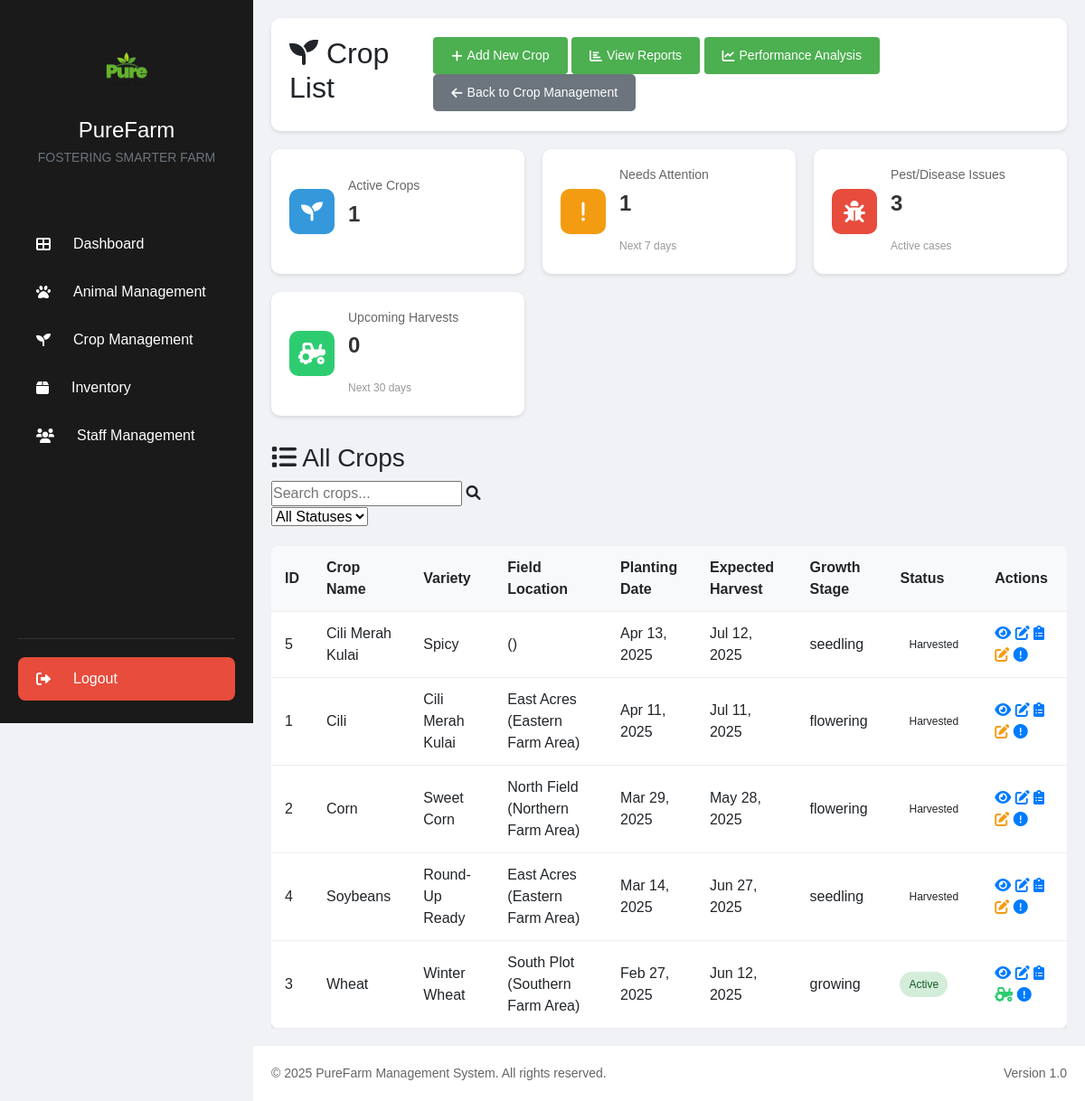
Page /crop_list.php (signed in) on the committed database.
### tables this page shows
CREATE TABLE `crops` (
  `id` int(11) NOT NULL,
  `crop_name` varchar(100) NOT NULL,
  `variety` varchar(100) DEFAULT NULL,
  `field_id` int(11) DEFAULT NULL,
  `planting_date` date NOT NULL,
  `expected_harvest_date` date DEFAULT NULL,
  `actual_harvest_date` date DEFAULT NULL,
  `growth_stage` varchar(50) DEFAULT 'seedling',
  `status` varchar(50) DEFAULT 'active' COMMENT 'active, harvested, failed',
  `next_action` varchar(100) DEFAULT NULL,
  `next_action_date` date DEFAULT NULL,
  `notes` text DEFAULT NULL,
  `created_at` timestamp NOT NULL DEFAULT current_timestamp(),
  `updated_at` timestamp NOT NULL DEFAULT current_timestamp() ON UPDATE current_timestamp()
);

CREATE TABLE `fields` (
  `id` int(11) NOT NULL,
  `field_name` varchar(100) NOT NULL,
  `location` varchar(255) NOT NULL,
  `area` decimal(10,2) NOT NULL COMMENT 'in acres/hectares',
  `soil_type` varchar(100) DEFAULT NULL,
  `last_crop` varchar(100) DEFAULT NULL,
  `notes` text DEFAULT NULL,
  `created_at` timestamp NOT NULL DEFAULT current_timestamp(),
  `updated_at` timestamp NOT NULL DEFAULT current_timestamp() ON UPDATE current_timestamp(),
  `status` varchar(20) DEFAULT 'active'
);

### crop_list.php (the view, shortened to what this page needs)
<?php
require_once 'includes/db.php';
try {
    $stmt = $pdo->prepare("
        SELECT c.*, f.field_name, f.location
        FROM crops c
        LEFT JOIN fields f ON c.field_id = f.id
        ORDER BY c.planting_date DESC
    ");
    $stmt->execute();
    $crops = $stmt->fetchAll();
    $total_active = $pdo->query("SELECT COUNT(*) FROM crops WHERE status = 'active'")->fetchColumn();
    $needs_attention = $pdo->query("
        SELECT COUNT(*) FROM crops
        WHERE next_action_date <= DATE_ADD(CURRENT_DATE, INTERVAL 7 DAY)
        AND status = 'active'
    ")->fetchColumn();
    $pest_disease = $pdo->query("
        SELECT COUNT(*) FROM crop_issues
        WHERE resolved = 0 AND issue_type IN ('pest', 'disease')
    ")->fetchColumn();
    $upcoming_harvests = $pdo->query("
        SELECT COUNT(*) FROM crops
        WHERE expected_harvest_date BETWEEN CURRENT_DATE AND DATE_ADD(CURRENT_DATE, INTERVAL 30 DAY)
        AND status = 'active'
    ")->fetchColumn();
} catch(PDOException $e) {
    error_log("Error fetching crop data: " . $e->getMessage());
    $crops = [];
    $total_active = 0;
    $needs_attention = 0;
    $pest_disease = 0;
    $upcoming_harvests = 0;
}
include 'includes/header.php';
?>
<div class="main-content">
    <div class="page-header">
        <h2><i class="fas fa-seedling"></i> Crop List</h2>
        <div class="action-buttons">
            <button class="btn btn-primary" onclick="location.href='add_crop.php'">
                <i class="fas fa-plus"></i> Add New Crop
            </button>
            <button class="btn btn-primary" onclick="location.href='crop_reports.php'">
                <i class="fas fa-chart-bar"></i> View Reports
            </button>
            <button class="btn btn-primary" onclick="location.href='crop_performance.php'">
                <i class="fas fa-chart-line"></i> Performance Analysis
            </button>
            <button class="btn btn-secondary" onclick="location.href='crop_management.php'">
                <i class="fas fa-arrow-left"></i> Back to Crop Management
            </button>
        </div>
    </div>
    <div class="summary-grid">
        <div class="summary-card">
            <div class="summary-icon bg-blue">
                <i class="fas fa-seedling"></i>
            </div>
            <div class="summary-details">
                <h3>Active Crops</h3>
                <p class="summary-count"><?php echo $total_active; ?></p>
            </div>
        </div>
        <div class="summary-card">
            <div class="summary-icon bg-orange">
                <i class="fas fa-exclamation"></i>
            </div>
            <div class="summary-details">
                <h3>Needs Attention</h3>
                <p class="summary-count"><?php echo $needs_attention; ?></p>
                <span class="summary-subtitle">Next 7 days</span>
            </div>
        </div>
        <div class="summary-card">
            <div class="summary-icon bg-red">
                <i class="fas fa-bug"></i>
            </div>
            <div class="summary-details">
                <h3>Pest/Disease Issues</h3>
                <p class="summary-count"><?php echo $pest_disease; ?></p>
                <span class="summary-subtitle">Active cases</span>
            </div>
        </div>
        <div class="summary-card">
            <div class="summary-icon bg-green">
                <i class="fas fa-tractor"></i>
            </div>
            <div class="summary-details">
                <h3>Upcoming Harvests</h3>
                <p class="summary-count"><?php echo $upcoming_harvests; ?></p>
                <span class="summary-subtitle">Next 30 days</span>
            </div>
        </div>
    </div>
    <div class="content-card">
        <div class="content-card-header">
            <h3><i class="fas fa-list"></i> All Crops</h3>
            <div class="card-actions">
                <div class="search-bar">
                    <input type="text" id="cropSearch" onkeyup="searchCrops()" placeholder="Search crops...">
                    <i class="fas fa-search"></i>
                </div>
                <div class="filter-dropdown">
                    <select id="statusFilter" onchange="filterCrops()">
                        <option value="all">All Statuses</option>
                    </select>
                </div>
            </div>
        </div>
        <div class="table-responsive">
            <table class="data-table" id="cropTable">
                <thead>
                    <tr>
                        <th>ID</th>
                        <th>Crop Name</th>
                        <th>Variety</th>
                        <th>Field Location</th>
                        <th>Planting Date</th>
                        <th>Expected Harvest</th>
                        <th>Growth Stage</th>
                        <th>Status</th>
                        <th>Actions</th>
                    </tr>
                </thead>
                <tbody>
                    <?php if (empty($crops)): ?>
                        <tr>
                            <td colspan="9" class="text-center">No crops found. <a href="add_crop.php">Add a crop</a> to get started.</td>
                        </tr>
                    <?php else: ?>
                        <?php foreach ($crops as $crop): ?>
                            <tr data-status="<?php echo htmlspecialchars($crop['status']); ?>">
                                <td><?php echo htmlspecialchars($crop['id']); ?></td>
                                <td><?php echo htmlspecialchars($crop['crop_name']); ?></td>
                                <td><?php echo htmlspecialchars($crop['variety']); ?></td>
                                <td><?php echo htmlspecialchars($crop['field_name'] . ' (' . $crop['location'] . ')'); ?></td>
                                <td><?php echo date('M d, Y', strtotime($crop['planting_date'])); ?></td>
                                <td><?php echo date('M d, Y', strtotime($crop['expected_harvest_date'])); ?></td>
                                <td><?php echo htmlspecialchars($crop['growth_stage']); ?></td>
                                <td>
                                    <span class="status-badge status-<?php echo htmlspecialchars(strtolower($crop['status'])); ?>">
                                        <?php echo htmlspecialchars(ucfirst($crop['status'])); ?>
                                    </span>
                                </td>
                                <td class="actions">
                                    <a href="crop_details.php?id=<?php echo $crop['id']; ?>" class="btn-icon" title="View Details">
                                        <i class="fas fa-eye"></i>
                                    </a>
                                    <a href="edit_crop.php?id=<?php echo $crop['id']; ?>" class="btn-icon" title="Edit">
                                        <i class="fas fa-edit"></i>
                                    </a>
                                    <a href="record_crop_activity.php?id=<?php echo $crop['id']; ?>" class="btn-icon" title="Record Activity">
                                        <i class="fas fa-clipboard-list"></i>
                                    </a>
                                    <?php if ($crop['status'] === 'active'): ?>
                                        <a href="record_harvest.php?id=<?php echo $crop['id']; ?>" class="btn-icon btn-icon-success" title="Record Harvest">
                                            <i class="fas fa-tractor"></i>
                                        </a>
                                    <?php endif; ?>
                                    <?php if ($crop['status'] === 'harvested'): ?>
                                        <a href="record_harvest.php?id=<?php echo $crop['id']; ?>" class="btn-icon btn-icon-warning" title="Edit Harvest">
                                            <i class="fas fa-edit"></i>
                                        </a>
                                    <?php endif; ?>
                                    <a href="report_issue.php?type=crop&id=<?php echo $crop['id']; ?>" class="btn-icon" title="Report Issue">
                                        <i class="fas fa-exclamation-circle"></i>
                                    </a>
                                </td>
                            </tr>
                        <?php endforeach; ?>
                    <?php endif; ?>
                </tbody>
            </table>
        </div>
    </div>
</div>
<?php include 'includes/footer.php'; ?>

### assets/css/styles.css (style rules this page uses)
* { margin: 0; padding: 0; box-sizing: border-box; font-family: Arial, sans-serif; }
body { background-color: #f0f2f5; }
.main-content { flex: 1; margin-left: 280px; padding: 20px; }
.page-header { display: flex; justify-content: space-between; align-items: center; margin-bottom: 20px; padding: 20px; background: white; border-radius: 10px; box-shadow: 0 2px 4px rgba(0,0,0,0.1); }
.btn { padding: 10px 20px; border: none; border-radius: 5px; cursor: pointer; font-size: 14px; display: inline-flex; align-items: center; gap: 5px; }
.btn-primary { background: #4CAF50; color: white; }
.btn-secondary { background: #6c757d; color: white; }
.main-content { flex: 1; margin-left: 280px; padding: 20px; padding-bottom: 80px; }
.btn-primary { background: #4CAF50; color: white; border: none; padding: 10px 20px; border-radius: 4px; cursor: pointer; font-size: 14px; transition: background 0.3s ease; }

### assets/css/tables.css (style rules this page uses)
.data-table { width: 100%; border-collapse: collapse; margin-top: 20px; background: white; border-radius: 8px; overflow: hidden; box-shadow: 0 2px 4px rgba(0,0,0,0.1); }
.data-table th, .data-table td { padding: 12px 15px; text-align: left; border-bottom: 1px solid #eee; }
.data-table th { background-color: #f8f9fa; font-weight: bold; }

### assets/css/components.css (style rules this page uses)
.status-badge { padding: 5px 10px; border-radius: 15px; font-size: 12px; display: inline-block; }
.status-active { background: #d4edda; color: #155724; }
.summary-grid { display: grid; grid-template-columns: repeat(auto-fit, minmax(250px, 1fr)); gap: 20px; margin-bottom: 30px; }
.summary-card { background: white; padding: 20px; border-radius: 10px; box-shadow: 0 2px 4px rgba(0,0,0,0.1); display: flex; align-items: center; gap: 15px; }
.summary-icon { width: 50px; height: 50px; border-radius: 10px; display: flex; align-items: center; justify-content: center; font-size: 24px; color: white; }
.bg-blue { background: #3498db; }
.bg-orange { background: #f39c12; }
.bg-red { background: #e74c3c; }
.bg-green { background: #2ecc71; }
.summary-details h3 { font-size: 14px; color: #666; margin-bottom: 5px; }
.summary-count { font-size: 24px; font-weight: bold; color: #333; }
.summary-subtitle { font-size: 12px; color: #999; }

### crop_list.php (style rules this page uses)
.btn-icon-success { color: #2ecc71; }
.btn-icon-warning { color: #f39c12; }

### rows in the picture
crops: id "5", crop_name "Cili Merah Kulai", variety "Spicy", location "()", planting_date "Apr 13, 2025", expected_harvest_date "Jul 12, 2025", growth_stage "seedling", status "Harvested"
crops: id "1", crop_name "Cili", variety "Cili Merah Kulai", field.location "East Acres (Eastern Farm Area)", planting_date "Apr 11, 2025", expected_harvest_date "Jul 11, 2025", growth_stage "flowering", status "Harvested"
crops: id "2", crop_name "Corn", variety "Sweet Corn", field.location "North Field (Northern Farm Area)", planting_date "Mar 29, 2025", expected_harvest_date "May 28, 2025", growth_stage "flowering", status "Harvested"
crops: id "4", crop_name "Soybeans", variety "Round-Up Ready", field.location "East Acres (Eastern Farm Area)", planting_date "Mar 14, 2025", expected_harvest_date "Jun 27, 2025", growth_stage "seedling", status "Harvested"
crops: id "3", crop_name "Wheat", variety "Winter Wheat", field.location "South Plot (Southern Farm Area)", planting_date "Feb 27, 2025", expected_harvest_date "Jun 12, 2025", growth_stage "growing", status "Active"

### other values in the picture
$total_active "1"
$needs_attention "1"
$pest_disease "3"
$upcoming_harvests "0"
